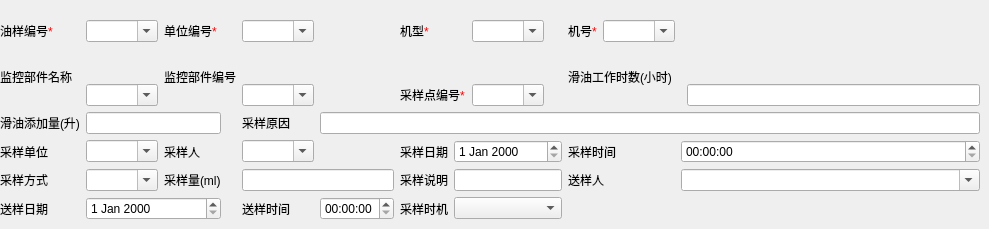
   <widget class="QWidget" name="tab_4">
    <attribute name="title">
     <string>油样采集信息</string>
    </attribute>
    <widget class="QWidget" name="layoutWidget">
     <property name="geometry">
      <rect>
       <x>0</x>
       <y>20</y>
       <width>980</width>
       <height>200</height>
      </rect>
     </property>
     <layout class="QGridLayout" name="gridLayout_8">
      <item row="5" column="9" colspan="3">
       <widget class="QLineEdit" name="_editOilSampleInfo"/>
      </item>
      <item row="3" column="5">
       <widget class="QLabel" name="label_34">
        <property name="text">
         <string>采样原因</string>
        </property>
       </widget>
      </item>
      <item row="0" column="0">
       <widget class="QLabel" name="label_25">
        <property name="text">
         <string>&lt;html&gt;&lt;head/&gt;&lt;body&gt;&lt;p&gt;油样编号&lt;span style=&quot; color:#ff0000;&quot;&gt;*&lt;/span&gt;&lt;/p&gt;&lt;/body&gt;&lt;/html&gt;</string>
        </property>
       </widget>
      </item>
      <item row="0" column="3">
       <widget class="QLabel" name="label_26">
        <property name="text">
         <string>&lt;html&gt;&lt;head/&gt;&lt;body&gt;&lt;p&gt;单位编号&lt;span style=&quot; color:#ff0000;&quot;&gt;*&lt;/span&gt;&lt;/p&gt;&lt;/body&gt;&lt;/html&gt;</string>
        </property>
       </widget>
      </item>
      <item row="0" column="5">
       <widget class="QComboBox" name="_comboBoxOilSampleUnitID">
        <property name="editable">
         <bool>true</bool>
        </property>
       </widget>
      </item>
      <item row="0" column="7">
       <widget class="QLabel" name="label_27">
        <property name="text">
         <string>&lt;html&gt;&lt;head/&gt;&lt;body&gt;&lt;p&gt;机型&lt;span style=&quot; color:#ff0000;&quot;&gt;*&lt;/span&gt;&lt;/p&gt;&lt;/body&gt;&lt;/html&gt;</string>
        </property>
       </widget>
      </item>
      <item row="0" column="12">
       <widget class="QLabel" name="label_28">
        <property name="text">
         <string>&lt;html&gt;&lt;head/&gt;&lt;body&gt;&lt;p&gt;机号&lt;span style=&quot; color:#ff0000;&quot;&gt;*&lt;/span&gt;&lt;/p&gt;&lt;/body&gt;&lt;/html&gt;</string>
        </property>
       </widget>
      </item>
      <item row="1" column="0" rowspan="2">
       <widget class="QLabel" name="label_29">
        <property name="text">
         <string>监控部件名称</string>
        </property>
       </widget>
      </item>
      <item row="1" column="3" rowspan="2" colspan="2">
       <widget class="QLabel" name="label_30">
        <property name="text">
         <string>监控部件编号</string>
        </property>
       </widget>
      </item>
      <item row="4" column="0">
       <widget class="QLabel" name="label_35">
        <property name="text">
         <string>采样单位</string>
        </property>
       </widget>
      </item>
      <item row="2" column="5">
       <widget class="QComboBox" name="_comboBoxOilSampleMonitorPartID">
        <property name="editable">
         <bool>true</bool>
        </property>
       </widget>
      </item>
      <item row="2" column="7" colspan="3">
       <widget class="QLabel" name="label_31">
        <property name="text">
         <string>&lt;html&gt;&lt;head/&gt;&lt;body&gt;&lt;p&gt;采样点编号&lt;span style=&quot; color:#ff0000;&quot;&gt;*&lt;/span&gt;&lt;/p&gt;&lt;/body&gt;&lt;/html&gt;</string>
        </property>
       </widget>
      </item>
      <item row="2" column="15">
       <widget class="QLineEdit" name="_editOilSampleHours"/>
      </item>
      <item row="3" column="0" colspan="2">
       <widget class="QLabel" name="label_33">
        <property name="text">
         <string>滑油添加量(升)</string>
        </property>
       </widget>
      </item>
      <item row="3" column="2" colspan="2">
       <widget class="QLineEdit" name="_editOilSampleMount"/>
      </item>
      <item row="4" column="2">
       <widget class="QComboBox" name="_comboBoxOilSampleSampleUnit">
        <property name="editable">
         <bool>true</bool>
        </property>
       </widget>
      </item>
      <item row="4" column="7" colspan="2">
       <widget class="QLabel" name="label_37">
        <property name="text">
         <string>采样日期</string>
        </property>
       </widget>
      </item>
      <item row="4" column="9" colspan="3">
       <widget class="QDateEdit" name="_dateEditOilSampleSampleDate"/>
      </item>
      <item row="4" column="12" colspan="2">
       <widget class="QLabel" name="label_38">
        <property name="text">
         <string>采样时间</string>
        </property>
       </widget>
      </item>
      <item row="4" column="14" colspan="2">
       <widget class="QTimeEdit" name="_timeEditOilSampleSampleTime"/>
      </item>
      <item row="5" column="0">
       <widget class="QLabel" name="label_39">
        <property name="text">
         <string>采样方式</string>
        </property>
       </widget>
      </item>
      <item row="5" column="3">
       <widget class="QLabel" name="label_40">
        <property name="text">
         <string>采样量(ml)</string>
        </property>
       </widget>
      </item>
      <item row="5" column="14" colspan="2">
       <widget class="QComboBox" name="_comboBoxOilSampleSendGuy">
        <property name="editable">
         <bool>true</bool>
        </property>
       </widget>
      </item>
      <item row="6" column="0">
       <widget class="QLabel" name="label_44">
        <property name="text">
         <string>送样日期</string>
        </property>
       </widget>
      </item>
      <item row="0" column="2">
       <widget class="QComboBox" name="_comboBoxOilSampleID">
        <property name="editable">
         <bool>true</bool>
        </property>
       </widget>
      </item>
      <item row="2" column="2">
       <widget class="QComboBox" name="_comboBoxOilSampleMonitorPart">
        <property name="editable">
         <bool>true</bool>
        </property>
       </widget>
      </item>
      <item row="5" column="2">
       <widget class="QComboBox" name="_comboBoxOilSampleSampleMethod">
        <property name="editable">
         <bool>true</bool>
        </property>
       </widget>
      </item>
      <item row="6" column="2" colspan="2">
       <widget class="QDateEdit" name="_dateEditOilSampleSendDate"/>
      </item>
      <item row="4" column="5">
       <widget class="QComboBox" name="_comboBoxOilSampleSampleGuy">
        <property name="editable">
         <bool>true</bool>
        </property>
       </widget>
      </item>
      <item row="5" column="5" colspan="2">
       <widget class="QLineEdit" name="_editOilSampleSampleMount"/>
      </item>
      <item row="4" column="3" colspan="2">
       <widget class="QLabel" name="label_36">
        <property name="text">
         <string>采样人</string>
        </property>
       </widget>
      </item>
      <item row="6" column="5">
       <widget class="QLabel" name="label_43">
        <property name="text">
         <string>送样时间</string>
        </property>
       </widget>
      </item>
      <item row="6" column="6">
       <widget class="QTimeEdit" name="_timeEditOilSampleSendTime"/>
      </item>
      <item row="2" column="10">
       <widget class="QComboBox" name="_comboBoxOilSampleSamplePointID">
        <property name="editable">
         <bool>true</bool>
        </property>
       </widget>
      </item>
      <item row="5" column="12" colspan="2">
       <widget class="QLabel" name="label_42">
        <property name="text">
         <string>送样人</string>
        </property>
       </widget>
      </item>
      <item row="3" column="6" colspan="10">
       <widget class="QLineEdit" name="_editOilSampleReason"/>
      </item>
      <item row="1" column="12" rowspan="2" colspan="3">
       <widget class="QLabel" name="label_32">
        <property name="text">
         <string>滑油工作时数(小时)</string>
        </property>
       </widget>
      </item>
      <item row="0" column="10">
       <widget class="QComboBox" name="_comboBoxOilSamplePlaneType">
        <property name="editable">
         <bool>true</bool>
        </property>
       </widget>
      </item>
      <item row="0" column="13">
       <widget class="QComboBox" name="_comboBoxOilSamplePlaneID">
        <property name="editable">
         <bool>true</bool>
        </property>
       </widget>
      </item>
      <item row="5" column="7" colspan="2">
       <widget class="QLabel" name="label_41">
        <property name="text">
         <string>采样说明</string>
        </property>
       </widget>
      </item>
      <item row="6" column="7" colspan="2">
       <widget class="QLabel" name="label_116">
        <property name="text">
         <string>采样时机</string>
        </property>
       </widget>
      </item>
      <item row="6" column="9" colspan="3">
       <widget class="QComboBox" name="_comboBoxOilSampleSituation"/>
      </item>
     </layout>
    </widget>
   </widget>
